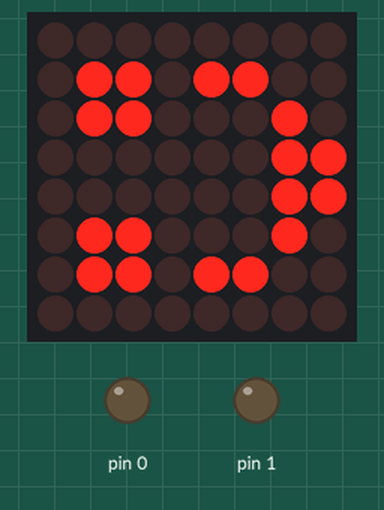
Bench run of a sketch on a simulated Arduino Uno, built with avr-gcc and run on an emulated ATmega328P. Parts: 8×8 LED matrix, output pins drawn as LEDs (lit = HIGH). Wiring (inferred from the names in the program): LED matrix (orientation assumed): rows pin 2, pin 7, pin 17, pin 5, pin 10, pin 16, pin 11, pin 14; columns pin 6, pin 12, pin 13, pin 3, pin 15, pin 4, pin 8, pin 9. Pins used as bus, display or sensor lines are not drawn.

Above: at 0.1 s.
At 1.1 s:
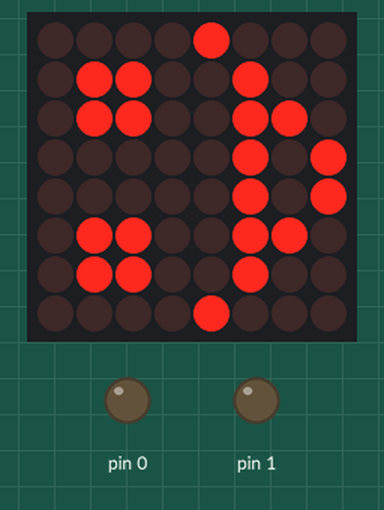
At 2.1 s:
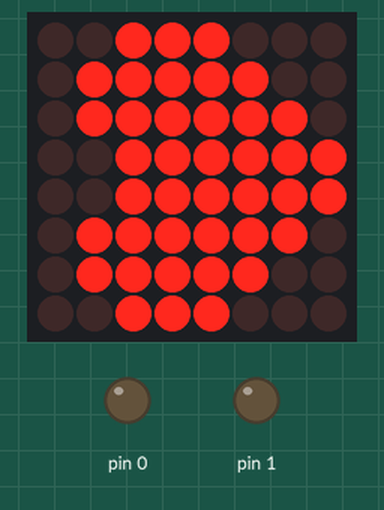
At 3.2 s:
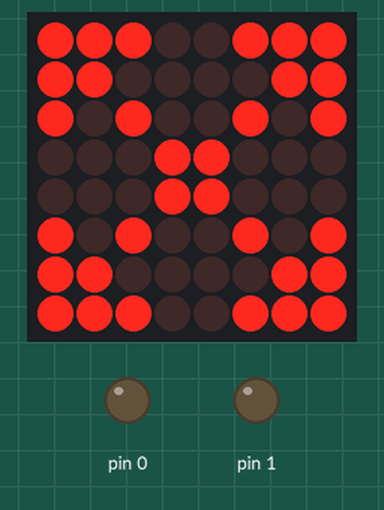

Measured:
- by itself, everything shown: repeats every 5.0 s, in 4 steps
- what the display in image 0 shows lasts 1.1 s, from 0.0 s to 1.1 s
- what the display in image 3 shows lasts 2.0 s, from 3.1 s to 5.1 s

The sketch:

Arduino_Matrix.ino
```cpp
/****************arduino板载点阵板******************
 * by 未见
 * 2018/05/19
 * 测试 Ver 0.1.1
 *
 * -------------------PIN Map---------------------
 * COL            	C1   C2  C3  C4  C5	C6	C7	C8
 * HARDWARE_PIN		13	3	4	10	6	11	15	16
 * ARDUINO_PIN		6	12	13	3	15	4	8	9
 *
 * ROW				R1	R2	R3	R4	R5	R6	R7	R8
 * HARDWARE_PIN		9	14	8	12	1	7	2	5
 * ARDUINO_PIN		2	7	17	5	10	16	11	14
 * -----------------------------------------------
 *
 * ***********************************************/

uint8_t COL[] = {6, 12, 13, 3, 15, 4, 8, 9};
uint8_t ROW[] = {2, 7, 17, 5, 10, 16, 11, 14};
uint8_t MAP0[][8] = {
						0,0,0,0,0,0,0,0,
						0,1,1,0,0,1,1,0,
						0,1,1,0,0,1,1,0,
						0,0,0,0,0,0,0,0,
						0,1,0,0,0,0,1,0,
						0,1,0,0,0,0,1,0,
						0,0,1,1,1,1,0,0,
						0,0,0,1,1,0,0,0,};

uint8_t MAP1[][8] = {
						0,0,0,0,0,0,0,0,
						0,1,1,0,0,1,1,0,
						0,1,1,0,0,1,1,0,
						0,0,0,0,0,0,0,0,
						1,0,0,0,0,0,0,1,
						0,1,1,1,1,1,1,0,
						0,0,1,0,0,1,0,0,
						0,0,0,1,1,0,0,0,};

uint8_t MAP2[] = {0x00,0x66,0xFF,0xFF,0xFF,0x7E,0x3C,0x18,};

uint8_t MAP3[] = {0xE7,0xC3,0xA5,0x18,0x18,0xA5,0xC3,0xE7,};


void setup(void)
{
	for (uint8_t i = 0; i <= 17; i++)
	{
		pinMode(i, OUTPUT);
	}
}


/******************
 * 清理屏幕残影
 *****************/
void Clear_Screen(void)
{
	for (uint8_t k = 0; k <= 7; k++)
	{

		digitalWrite(ROW[k], HIGH);
		digitalWrite(COL[k], LOW);
	}
}

/******************
 * 显示函数
 * 根据字库的不同,显示函数分两种,一种是二维数组的方式,比较直观，一个数据对应一个点，
 * 一种是每行一个数据，一次刷一行显示。
 * Display(字符数组'兼容两种字库存储方式的数组',显示时间'默认1s')
 *
 *****************/
void Display(uint8_t MAP[][8], unsigned long Set_Time = 1000)
{
	unsigned long Old_Time = millis();
	do
	{
		for (uint8_t i = 0; i <= 7; i++)
		{
			Clear_Screen();
			digitalWrite(COL[i], HIGH);
			for (uint8_t j = 0; j <= 7; j++)
			{
				digitalWrite(ROW[j], !(MAP[i][j]));
			}
			delay(2); //这里延时一下效果会好点,不然可能会出现亮度不一致;
		}
	} while (millis() - Old_Time < Set_Time);
	Old_Time = millis();
	Clear_Screen();
}

void Display(uint8_t MAP[], unsigned long Set_Time = 1000)
{
	unsigned long Old_Time = millis();
	do
	{
		for (uint8_t i = 0; i <= 7; i++)
		{
			Clear_Screen();
			digitalWrite(COL[i], HIGH);
			for (uint8_t j = 0; j <= 7; j++)
			{
				/****************************
				 * 这里的注释掉的代码是可以用point to point代码，就是代码里在什么位置的店，
				 * 对应屏幕上就是什么点,很奇怪这样的实现方式是吧，因为数组在内存的存放的方式
				 * 的问题，导致存进去point to point 点的数据,会错误的像是在屏幕上;
				 * 例如0XA5,它是以45670123的方式存储的,因此会导致出错,采用的纠正方式是,把行数据做
 				 * 判断然后移位操作,具体实现见代码(很简单,给自己简单备注下,了解一下数组的存值方式)。
				 * but 重点来了,我用取模软件取出来的值,用直接按位取来刷屏,居然显示的是正常的.
				 * 所以下面保留了两种刷屏方式,如果下面那句不对,可以试试取消掉下面得双斜线部分,并且
				 * 把下面那句注释掉。				 *
				 * **************************/
				// if (j <= 3)
				// {
				// 	digitalWrite(ROW[j + 4], !((MAP[i] << j) & 0X80));
				// }
				// else
				// {
				// 	digitalWrite(ROW[j - 4], !((MAP[i] << j) & 0X80));
				// }
					digitalWrite(ROW[j], !((MAP[i] << j) & 0X80));
			}
			delay(2); //这里延时一下效果会好点,不然可能会出现亮度不一致;
		}
	} while (millis() - Old_Time < Set_Time);
	Old_Time = millis();
	Clear_Screen();
}

void loop(void)
{
	Display(MAP0, 1000);
	Display(MAP1, 1000);
	Display(MAP2, 1000);
	Display(MAP3, 2000);
}
```
